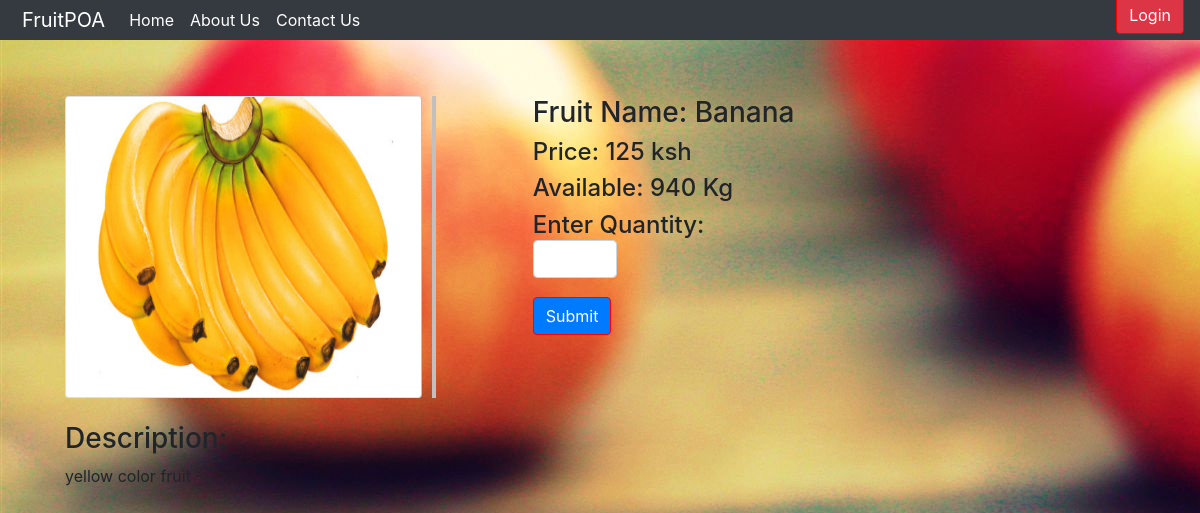
/buynow.php?link=1, run on the app's committed database.
### tables this page shows
CREATE TABLE `fruitdata` (
  `id` int(15) NOT NULL,
  `Name` varchar(50) NOT NULL,
  `Discription` varchar(300) NOT NULL,
  `ImgURl` varchar(100) NOT NULL,
  `Quantity` int(11) NOT NULL,
  `Price` int(6) NOT NULL,
  `pur_price` int(6) NOT NULL,
  `sold_items` int(10) NOT NULL,
  `profit` int(10) NOT NULL
);

### buynow.php (the view, shortened to what this page needs)
<?php
include("navbar.php");
?>
<!DOCTYPE html>
<html>
<head>
</head>
<body>
	<br><br><br><br>
	<?php
	$ids = $_SESSION['iduser'];
	$id = $_GET['link'];
		?><script>
		<?php
	$query = "SELECT * FROM fruitdata WHERE id = '$id'";
	$sql = mysqli_query( $link, $query );
	$row = mysqli_fetch_array( $sql );
		?>
	<div class="container-fluid row col-md-11">
		<div class="card col-md-4"> <img class="card-img-top" id="image" src="<?php echo $row[3]?>" alt="Card image cap">
	</div>
	<div class="line"></div>
	<div class="container col-md-6">
		<h3>Fruit Name: <?php echo $row[1]; echo $ids?> </h3>
		<h4>Price:  <?php echo $row[5];?> ksh </h4>
		<h4 id="qty">Available: <?php echo $row[4]; ?> Kg </h4>
		<form action="" method="post">
			<h4>Enter Quantity:<input type="number" onkeypress="myFunction()" id="qty" name="quantity" class="form-control col-md-2" required>
			<br>
			<input type="submit" class="btn btn-primary" onclick="data()">
		</form>
		</div>
	</div>
	<br>
	<div class="container-fluid col-md-11">
	<H3>Description:</H3>
	<p><?php echo $row[2];?></p>
	</div>
	</body>
</html>

### buynow.php (style rules this page uses)
body { background: url("./img/buyback.jpg"); }
.container-fluid { position: relative; margin: auto; right: 0; left: 0; }
.card { border-right:1px solid #C3BFBF; }
.line { margin-left: 10px; border:2px solid #C3BFBF; }
.btn { margin-top:-10px; border:1px solid red; }
#image { height: 300px; }

### data on the page
fruitdata: ImgURl (picture), Name "Banana", Price "125", Quantity "940", Discription "yellow color fruit"
